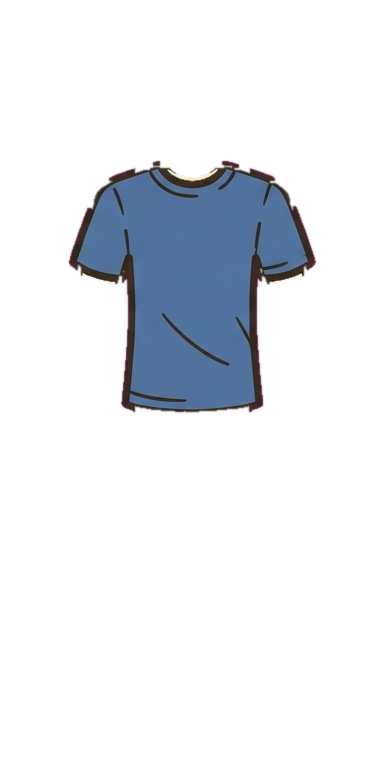
#> input picture assets/art/outfit/shirt-1.png, 384 x 768 px, given in place of shirt-1.png.jpg, which was not available
$ python -i build_art.py   (imports and definitions only)
#> lines starting #> are read from the running program, lines starting #| are printed output that depends on the picture; after the words box and inside, x2 and y2 are one past the last pixel; in counts of white or black regions, pixels touching at a corner belong together; pictures that were not available may be replaced by others from this repository, and a replacement may not be noted
### scripts/art_tools.py
"""Helpers for turning AI-generated images into aligned, transparent app assets.

Requires Pillow:  pip install pillow

Commands
  crop     Cut every raw generation to the same box so all layers share one canvas.
           python scripts/art_tools.py crop in.jpg out.png --box 512 0 896 768

  keyout   Make a flat-color background transparent (mannequin, icons).
           python scripts/art_tools.py keyout in.png out.png --color D84BB8

  overlay  Extract what changed between a base image and an edited copy of it
           (a garment, jacket or hat added to the mannequin) as a transparent PNG
           on the same canvas. Prints where the change is so you can spot drift.
           python scripts/art_tools.py overlay base.png edited.png out.png

  preview  Stack transparent layers over a grey checkerboard to check alignment.
           python scripts/art_tools.py preview out.png mannequin.png shirt-1.png jacket-light.png

How edges are made clean (keyout and overlay share this):
  The generated art has a flat background and dark outlines, so a pixel on the silhouette edge is a
  blend of background and the nearest subject color (usually the outline). Instead of guessing a
  mask and then shrinking, growing or blurring it, each edge pixel is solved exactly:
      pixel = a * subject + (1 - a) * background
  which gives its transparency `a` and its true color, with no halo of background color. Pixels away
  from the edge are copied unchanged, so no outline can be cut out. An overlay contains exactly the
  pixels that differ from the base image; everything else already comes from the base layer.
"""
import argparse
import sys

from PIL import Image, ImageChops, ImageFilter


def load_rgb(path):
    return Image.open(path).convert("RGB")


def hex_to_rgb(value):
    value = value.lstrip("#")
    return tuple(int(value[i : i + 2], 16) for i in (0, 2, 4))


def sample_bg(image):
    """Average color of small patches in the four corners, as a hex string.

    Gemini never returns exactly the background hex that was asked for, and the shade differs from
    image to image, so each image is measured on its own.
    """
    rgb = image.convert("RGB")
    w, h = rgb.size
    total = [0, 0, 0]
    count = 0
    for x, y in [(4, 4), (w - 24, 4), (4, h - 24), (w - 24, h - 24)]:
        for dx in range(0, 20, 4):
            for dy in range(0, 20, 4):
                r, g, b = rgb.getpixel((x + dx, y + dy))
                total[0] += r
                total[1] += g
                total[2] += b
                count += 1
    return "%02X%02X%02X" % tuple(round(t / count) for t in total)


def l1_distance(image, color):
    """Sum of the three channel differences from a flat color, as a greyscale image."""
    r, g, b = ImageChops.difference(image, Image.new("RGB", image.size, color)).split()
    return ImageChops.add(ImageChops.add(r, g), b)


# [8 lines left out: function crop, not called in this run]


def save_png(image, path):
    """Save an RGBA image with the color under fully transparent pixels cleared.

    Noise left in invisible pixels (JPEG artifacts) would otherwise stop PNG from compressing them.
    """
    clean = Image.new("RGBA", image.size, (0, 0, 0, 0))
    clean.paste(image, mask=image.getchannel("A").point(lambda v: 255 if v > 0 else 0))
    clean.save(path, optimize=True)


# [54 lines left out: functions sample_outline, keep_large_regions, not called in this run]


def matte_edges(image, bg, region=None, edge=3, radius=4, line_tolerance=45):
    """Cut `image` out of its flat background `bg`, solving each edge pixel exactly.

    Returns an RGBA image. Pixels that are background become transparent; pixels more than `edge`
    pixels from any background are copied with full opacity; pixels in between are matted against the
    darkest strongly non-background color within `radius` pixels (the outline, or the stroke color for
    icons drawn without one). If given, `region` (a mask) limits the result to those pixels.
    """
    width, height = image.size
    bg_distance = l1_distance(image, bg)
    is_bg = bg_distance.point(lambda d: 255 if d < 40 else 0)  # clean background: fully transparent
    # Edge pixels are found from anything at least half background. In a very narrow gap (between an
    # arm and the torso) JPEG blending leaves no clean background pixel at all, only blends.
    seed = bg_distance.point(lambda d: 255 if d < 100 else 0)
    near_bg = seed.filter(ImageFilter.MaxFilter(edge * 2 + 1))  # those pixels plus the ones next to them
    interior = ImageChops.subtract(Image.new("L", image.size, 255), near_bg)

    out = image.convert("RGBA")
    out.putalpha(interior)  # copied unchanged, fully opaque

    px = out.load()
    src = image.load()
    dist = bg_distance.load()
    bgmask = is_bg.load()
    nearmask = near_bg.load()
    for y in range(height):
        for x in range(width):
            if bgmask[x, y]:
                continue  # background stays transparent
            if not nearmask[x, y]:
                continue  # interior, already opaque
            # Edge pixel: gather the strongly non-background colors nearby. The pixel is a blend of the
            # background and one of them: usually the dark outline, but for thin strokes the lighter fill.
            nearby = []
            for yy in range(max(0, y - radius), min(height, y + radius + 1)):
                for xx in range(max(0, x - radius), min(width, x + radius + 1)):
                    if dist[xx, yy] >= 200:
                        nearby.append(src[xx, yy])
            if not nearby:
                px[x, y] = (0, 0, 0, 0)  # faint speck with no subject beside it
                continue
            nearby.sort(key=sum)
            candidates = [nearby[0], nearby[len(nearby) // 2], nearby[-1]]  # darkest, middle, lightest
            # Solve pixel = a*subject + (1-a)*bg along the line from bg to a candidate. Try the darkest
            # first (the outline fits nearly every edge pixel) and fall back to the others only when it
            # does not fit, so a lighter color never wins on a pixel that really is an outline blend.
            pixel = src[x, y]
            w = [p - k for p, k in zip(pixel, bg)]
            best = None
            for subject in candidates:
                v = [c - k for c, k in zip(subject, bg)]
                vv = sum(c * c for c in v)
                if vv == 0:
                    continue
                t = sum(a * b for a, b in zip(w, v)) / vv
                residual = max(abs(p - (k + t * c)) for p, k, c in zip(pixel, bg, v))
                if residual <= line_tolerance and t > -0.05:
                    best = (residual, t, subject)
                    break
            if best is None:
                px[x, y] = (*pixel, 255)  # not a bg/subject blend: keep exactly as drawn
            else:
                alpha = min(1.0, max(0.0, best[1]))
                px[x, y] = (*best[2], 0 if alpha < 0.06 else round(alpha * 255))

    if region is not None:
        out.putalpha(ImageChops.multiply(out.getchannel("A"), region))
    return out


def keyout(args):
    image = load_rgb(args.input)
    out = matte_edges(image, hex_to_rgb(args.color), edge=args.edge, radius=args.radius, line_tolerance=args.line_tolerance)
    save_png(out, args.output)
    print_report(out, args.output)


# [74 lines left out: functions overlay, preview, not called in this run]


def print_report(image, path):
    alpha = image.getchannel("A")
    opaque = sum(alpha.histogram()[128:])
    total = image.width * image.height
    print(f"wrote {path} ({image.width}x{image.height}), {100 * opaque / total:.1f}% opaque")


# [45 lines left out: functions add_edge_options, main, not called in this run]


# [2 lines that do not run on import are left out]

### scripts/build_art.py
"""Builds every art asset in assets/art/ from the raw Gemini images in art/work/.

Requires Pillow:  pip install pillow
Usage:            python scripts/build_art.py [name ...]     (no names = everything present)

Inputs  (art/work/):  mannequin_base.jpg, shirt-0..2, pants-0..2, shoes-0..2, jacket-light, jacket-heavy,
                      hat-sun, hat-rain, hat-beanie (all edits of the bare mannequin), and the icon images
                      thermometer, clear, overcast, rain, snow, windy, umbrella, hydration.
Outputs (assets/art/): character/mannequin.png, outfit/<name>.png (384x768 transparent layers),
                      icons/<name>.png (128x128 transparent).

Each generation's background color is sampled from its own corners (Gemini never returns the exact
hex that was asked for), so nothing here assumes a color.
"""
import sys
from pathlib import Path
from types import SimpleNamespace

from PIL import Image

sys.path.insert(0, str(Path(__file__).parent))
import art_tools  # noqa: E402

ROOT = Path(__file__).resolve().parent.parent
WORK = ROOT / "art" / "work"
CROP_DIR = WORK / "crop"
OUT = ROOT / "assets" / "art"

# One shared canvas for the character: the same box is cut from the mannequin and every edit of it.
# Measured in art/README.md (figure centered at x=704, all items within x 559-850).
BOX = (512, 0, 896, 768)

OUTFIT = ["shirt-0", "shirt-1", "shirt-2", "pants-0", "pants-1", "pants-2", "shoes-0", "shoes-1", "shoes-2",
          "jacket-light", "jacket-heavy", "hat-sun", "hat-rain", "hat-beanie"]
ICONS = ["thermometer", "clear", "overcast", "rain", "snow", "windy", "umbrella", "hydration"]
PANTS_RING = 5  # a trouser hem's outline sits on the mannequin's foot outline for about the outline's thickness
PANTS_HEM = 0.91  # trousers end at the ankle (about 0.90 of the height); their edits also redraw the feet, which belong to the shoes
ICON_SIZE = 128
ICON_PADDING = 0.06  # fraction of the icon's longest side kept as transparent margin


def crop_to_canvas(src, dst):
    art_tools.crop(SimpleNamespace(input=str(src), output=str(dst), box=list(BOX)))


# [20 lines left out: functions build_mannequin, build_outfit, not called in this run]


def build_icon(name):
#> called with name = '../assets/art/outfit/shirt-1.png'
    src = WORK / f"{name}.jpg"
    bg = art_tools.sample_bg(Image.open(src))
#> in sample_bg, `rgb = image.convert("RGB")`:
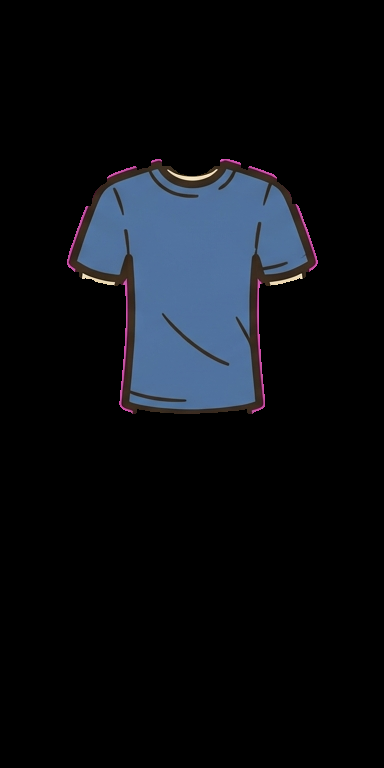
#> rgb: PIL image 384x768 RGB; mean R, G, B 11.7, 14.5, 19.4
#> after the loop in sample_bg, `for x, y in [(4, 4), (w - 24, 4), (4, h - 24), (w - 24, h - 24)]:`: count = 100; total = [0, 0, 0]
#> bg = '000000'
    tmp = CROP_DIR / f"{name}_keyed.png"
    art_tools.keyout(SimpleNamespace(input=str(src), output=str(tmp), color=bg, edge=3, radius=4, line_tolerance=45))
#> in l1_distance, `r, g, b = ImageChops.difference(image, Image.new("RGB", image.size, co..`:
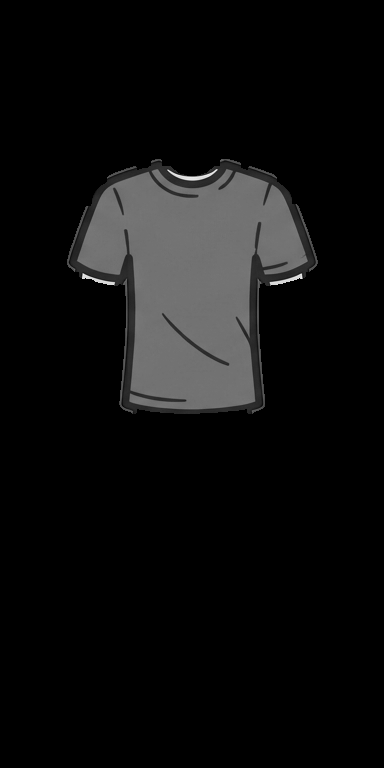
#> g: PIL image 384x768 L; min 0, max 243, mean 14.5
#> in l1_distance, `r, g, b = ImageChops.difference(image, Image.new("RGB", image.size, co..`:
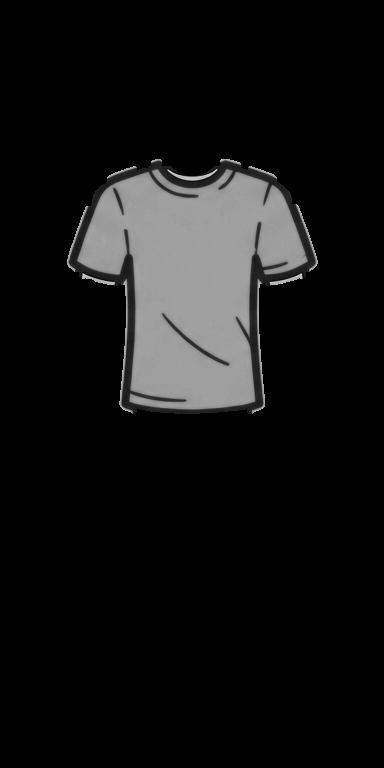
#> b: PIL image 384x768 L; min 0, max 217, mean 19.4
#> in matte_edges, `is_bg = bg_distance.point(lambda d: 255 if d < 40 else 0)`:
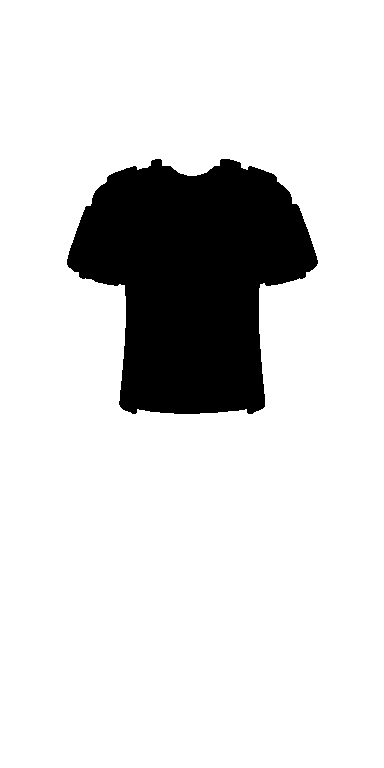
#> is_bg: PIL image 384x768 L; 85.5% white; 1 black region, box (x1, y1, x2, y2) and area: (67, 159, 318, 414) 42664
#> in matte_edges, `seed = bg_distance.point(lambda d: 255 if d < 100 else 0)`: seed: PIL image 384x768 L; 85.6% white; 1 black region, box (x1, y1, x2, y2) and area: (67, 159, 318, 414) 42590
#> in matte_edges, `near_bg = seed.filter(ImageFilter.MaxFilter(edge * 2 + 1))`: near_bg: PIL image 384x768 L; 86.9% white; 1 black region, box (x1, y1, x2, y2) and area: (71, 162, 314, 411) 38752
#> in save_png, `clean = Image.new("RGBA", image.size, (0, 0, 0, 0))`: clean: PIL image 384x768 RGBA; every value is 0
#> in print_report, `alpha = image.getchannel("A")`:
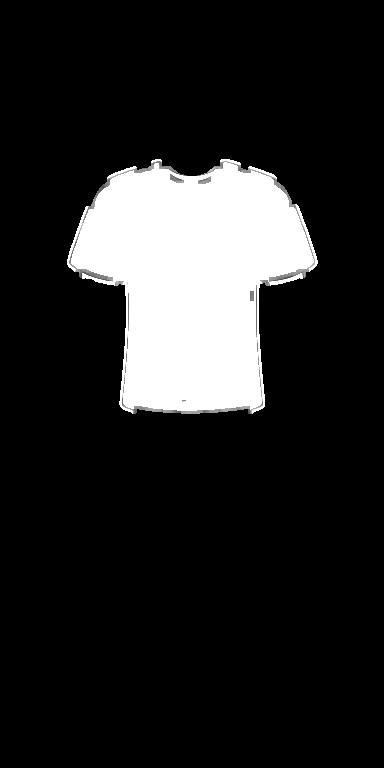
#> alpha: PIL image 384x768 L; min 0, max 255, mean 36
#> in print_report, `opaque = sum(alpha.histogram()[128:])`: opaque = 42093
#| wrote art/work/crop/../assets/art/outfit/shirt-1.png_keyed.png (384x768), 14.3% opaque
    keyed = Image.open(tmp)
    box = keyed.getchannel("A").point(lambda v: 255 if v > 20 else 0).getbbox()
#> box = (67, 159, 318, 414)
    subject = keyed.crop(box)
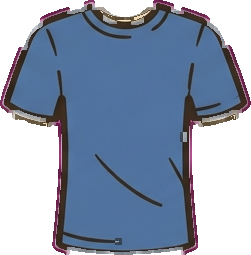
#> subject: PIL image 251x255 RGBA; mean R, G, B, A 52.7, 66.6, 89.2, 166; transparent parts drawn white
    side = round(max(subject.size) * (1 + 2 * ICON_PADDING))
#> side = 286
    square = Image.new("RGBA", (side, side), (0, 0, 0, 0))
#> square: PIL image 286x286 RGBA; every value is 0
    square.paste(subject, ((side - subject.width) // 2, (side - subject.height) // 2))
    icon = square.resize((ICON_SIZE, ICON_SIZE), Image.LANCZOS)
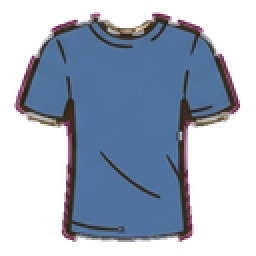
#> icon: PIL image 128x128 RGBA (shown 2 times larger); mean R, G, B, A 45.2, 53.8, 72.6, 130; transparent parts drawn white
    dst = OUT / "icons" / f"{name}.png"
    art_tools.save_png(icon, dst)
#> in save_png (call 2), `clean = Image.new("RGBA", image.size, (0, 0, 0, 0))`: clean: PIL image 128x128 RGBA; every value is 0
    print(f"wrote {dst} ({ICON_SIZE}x{ICON_SIZE}) from subject {subject.size}")
#| wrote assets/art/icons/../assets/art/outfit/shirt-1.png.png (128x128) from subject (251, 255)
    return f"{name} (bg #{bg})"


# [21 lines left out: function main, not called in this run]


# [2 lines not run here, left out]

>>> result = build_icon('../assets/art/outfit/shirt-1.png')

$ run again, on assets/art/outfit/jacket-light.png
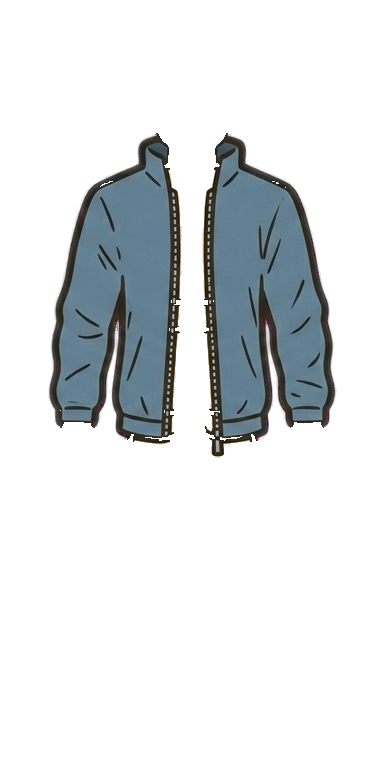
#> input picture assets/art/outfit/jacket-light.png, 384 x 768 px, given in place of jacket-light.png.jpg, which was not available
#> after the loop in sample_bg, `for x, y in [(4, 4), (w - 24, 4), (4, h - 24), (w - 24, h - 24)]:`: count = 100; total = [0, 0, 0]
#> bg = '000000'
#> is_bg: PIL image 384x768 L; 79.3% white; 2 black regions, box (x1, y1, x2, y2) and area: (202, 133, 337, 458) 30709, (48, 133, 182, 445) 30414
#> seed: PIL image 384x768 L; 80.2% white; 9 black regions (7 under 20 px), largest, box (x1, y1, x2, y2) and area: (202, 134, 337, 458) 29568, (48, 134, 182, 445) 28868
#> near_bg: PIL image 384x768 L; 86.2% white; 6 black regions (3 under 20 px), largest, box (x1, y1, x2, y2) and area: (211, 139, 331, 436) 21010, (54, 156, 178, 437) 19553, (150, 139, 166, 160) 98
#> in print_report, `alpha = image.getchannel("A")`:
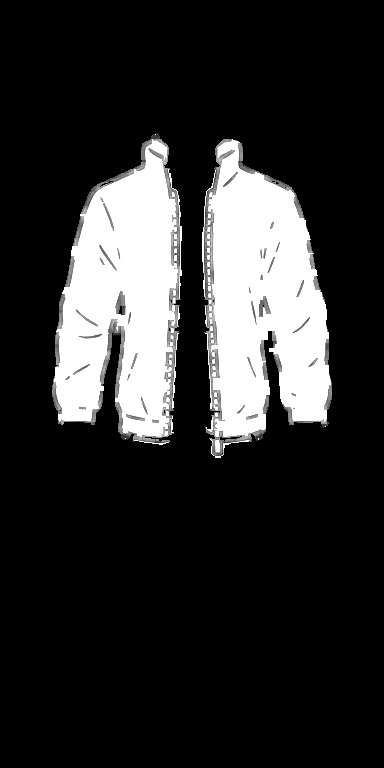
#> alpha: PIL image 384x768 L; min 0, max 255, mean 45.6
#> opaque = 53611
#| wrote art/work/crop/../assets/art/outfit/jacket-light.png_keyed.png (384x768), 18.2% opaque
#> box = (52, 133, 332, 458)
#> in build_icon, `icon = square.resize((ICON_SIZE, ICON_SIZE), Image.LANCZOS)`:
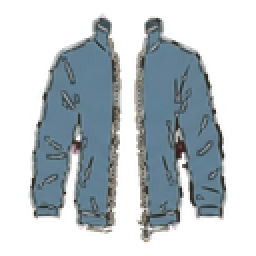
#> icon: PIL image 128x128 RGBA (shown 2 times larger); mean R, G, B, A 42.5, 50.8, 55.1, 101.5; transparent parts drawn white
#| wrote assets/art/icons/../assets/art/outfit/jacket-light.png.png (128x128) from subject (280, 325)
